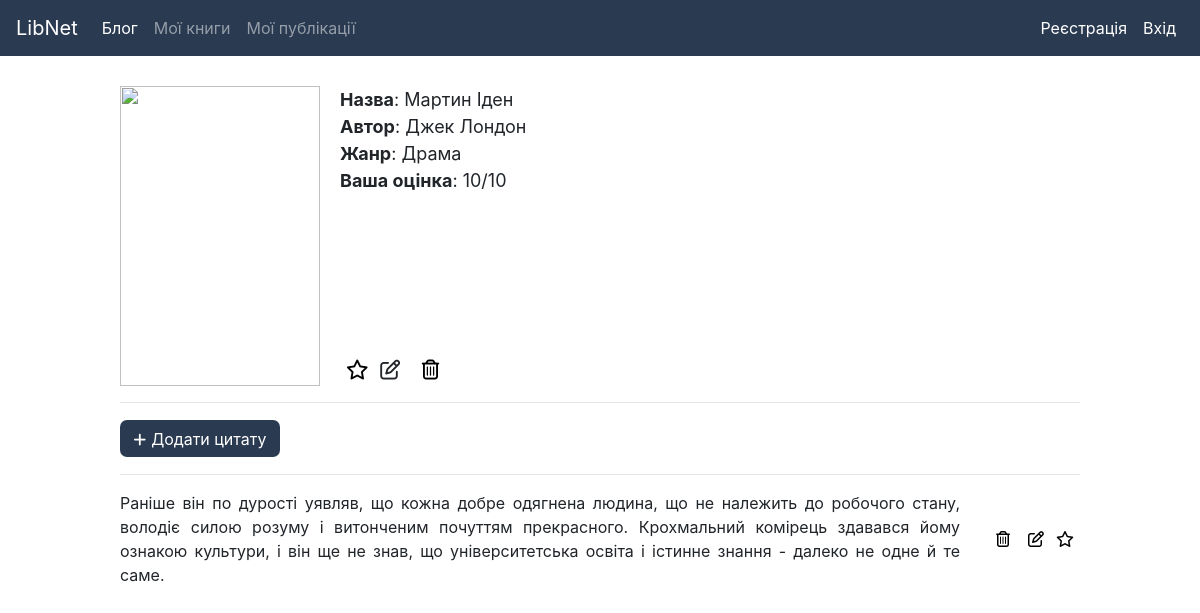
The app's page /2/book with its own data.
### sn/db.py (models this page shows)
class Book(db.Model):
	id = db.Column(db.Integer, primary_key=True)
	owner_id = db.Column(db.Integer, db.ForeignKey('user.id'), nullable=False)
	owner = db.relationship('User',  foreign_keys = "Book.owner_id")
	name = db.Column(db.String(80), nullable=False)
	author = db.Column(db.String(80))
	genre = db.Column(db.String(80))
	status = db.Column(db.String(3), nullable=False)
	rating = db.Column(db.String(3))
	image = db.Column(db.String(100))
	is_favorite = db.Column(db.Boolean, default=False)

class Quote(db.Model):
	id = db.Column(db.Integer, primary_key=True)
	book_id = db.Column(db.Integer, db.ForeignKey('book.id'), nullable=False)
	book = db.relationship('Book',  foreign_keys = "Quote.book_id")
	text = db.Column(db.String(1005))
	is_favorite = db.Column(db.Boolean, default=False)

### sn/index.py (the view)
@app.route('/<int:id>/book', methods=('GET', 'POST'))
def book(id):
	get_user()
	book = Book.query.filter_by(id = id).first()
	quotes = Quote.query.filter_by(book_id=book.id)
	author = book.author
	if request.method == 'POST':
		quote_text = request.form['quote_text']
		quote = Quote(book_id=book.id, text=quote_text)
		db.session.add(quote)
		db.session.commit()
		return redirect(url_for('book', id=id))
	return render_template('book.html', quotes=quotes, author=book.author, name=book.name, genre=book.genre, rating=book.rating, image=book.image, book=book)

### sn/index.py (called while the page is built)
def get_user():
	user_id = session.get('user_id')
	if user_id is None:
		g.user = None
	else:
		g.user = User.query.filter_by(id=user_id).first()
	return g.user

### sn/templates/book.html (shortened to what this page needs)
<!doctype html>
<html>
    <head>
    <link rel="stylesheet" href="https://maxcdn.bootstrapcdn.com/bootstrap/4.0.0/css/bootstrap.min.css">
    <link rel="stylesheet" href="../static/css/style.css">
    </head>
    <body>
        {% include 'navbar.html' %}
        <div class="quotes-contain">
        <div class="book-info">
            {% if image %}
                <img class="book-img"  src="{{ image }}" style="margin-right: 20px;">
                {% else %}
                <img class="book-img"  src="../static/img/book.svg" style="margin-right: 20px;">
                {% endif %}
            <div class="book-ul">
                <ul style="list-style: none; padding: 0; margin: 0;">
                <li><b>Назва</b>: {{ name }}</li>
                {% if author %}
                <li><b>Автор</b>: {{ author }}</li>
                {% endif %}
                {% if genre %}
                <li><b>Жанр</b>: {{ genre }}</li>
                {% endif %}
                {% if rating %}
                <li><b>Ваша оцінка</b>: {{ rating }}/10</li>
                {% endif %}
                </ul>
            <div class="book-buttons" style="display: flex; font-size: 20px;">
                <form method="post">
                    {%  if book.is_favorite %}
                <button formaction="{{ url_for('add_book_to_favorites', id=book.id) }}" style="border: 0; background-color: transparent;"><i class="fas fa-star"></i></button>
                    {%  else %}
                <button formaction="{{ url_for('add_book_to_favorites', id=book.id) }}" style="border: 0; background-color: transparent;"><i class="far fa-star"></i></button>
                    {%  endif %}
                    <a style="margin-right: 10px;"><i class="far fa-edit"></i></a>
                <button formaction="{{ url_for('delete_book', id=book.id) }}" style="border: 0; background-color: transparent;"><i class="far fa-trash-alt"></i></button>
                </form>
            </div>
            </div>
        </div>
        <hr>
        <button id="add-quote-button" class="add-quote-button" onclick="myFunction()"><i class="fas fa-plus" style="margin-right: 5px; font-size: 0.9rem;"></i>Додати цитату
        </button>
        {% if quotes.first() %}
        <ol class="quotes">
            {% for q in quotes %}
            <hr>
                <li class="quote-div"><div id = "quote-text-div">{{ q.text }}</div>
                    <div id="contain" style="display: flex; align-items: center; justify-content: center;">
                        <div id="min-contain">
                            <form method="post" style="display: flex;">
                            <button class="book-button" formaction="{{ url_for('delete_quote', id=q.book_id) }}"><i class="far fa-trash-alt" style="margin-right: 6px;"></i></button>
                            <button class="book-button"><i class="far fa-edit"></i></button>
                            {%  if q.is_favorite %}
                            <button formaction="{{ url_for('add_quote_to_favorites', id=q.id) }}" style="border: 0; background-color: transparent;"><i class="fas fa-star"></i></button>
                            {%  else %}
                            <button formaction="{{ url_for('add_quote_to_favorites', id=q.id) }}" style="border: 0; background-color: transparent;"><i class="far fa-star"></i></button>
                            {%  endif %}
                            </form>
                        </div>
                    </div>
                </li>
            {% endfor %}
        </ol>
        {% else %}
            <hr>
            <p>Ви поки що не додавали цитати.</p>
        {% endif %}
    </div>
    </body>
</html>

### sn/static/css/style.css (style rules this page uses)
a { color: #000; text-decoration: none; }
.add-class-button, .edit-delete-button, .add-quote-button { background-color: #2A3A51; color: white; width: 160px; height: 37px; border-radius: 7px; margin: auto; border-color: transparent; margin: 1px 0 1px 0; }
.quote-div { display: flex; justify-content: space-between; }
#quote-text-div { text-align: justify; margin-right: 30px; }
.quotes-contain { max-width: 80vw; margin: auto; margin-top: 30px; }
ol { padding: 0; }
.book-img { width: 200px; height: 300px; object-fit: cover; }

### sn/templates/book.html (style rules this page uses)
.book-info { font-size: 18px; display: flex; align-content: center; }
.book-ul { display: flex; flex-direction: column; justify-content: space-between }
.book-button { background-color: transparent; border: 0; }

### records on screen
Book: name "Мартин Іден", author "Джек Лондон", genre "Драма", rating "10"
Quote: text "Раніше він по дурості уявляв, що кожна добре одягнена людина, що не належить до робочого стану, володіє силою розуму і витонченим почуттям прекрасного. Крохмальний комірець здавався йому ознакою культури, і він ще не знав, що університетська освіта і істинне знання - далеко не одне й те саме."
